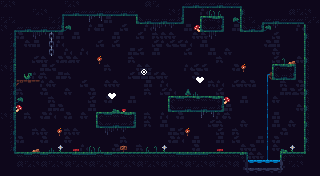

This game map was drawn from its Tiled (.tmx) file and the tilesets committed beside it. A one-line description and the trimmed map source follow:
An orthogonal 40x22 tile map with 8x8 px tiles, 12 tile layers (Bg, Lights, Sign, Bushes, ...), 3 tilesets.

<map version="1.10" tiledversion="1.11.2" orientation="orthogonal" renderorder="right-down" width="40" height="22" tilewidth="8" tileheight="8" infinite="0" nextlayerid="14" nextobjectid="1">
 <tileset firstgid="1" source="../adve/tiles.tsx" />
 <tileset firstgid="505" source="pressure_plate.tsx" />
 <tileset firstgid="508" source="1bitplatformer.tsx" />
 <layer id="3" name="Bg" width="40" height="22">
  <data>[880 cells, 880 non-empty, 20 distinct tile ids]</data>
 </layer>
 <layer id="5" name="Lights" width="40" height="22">
  <data>[880 cells, 4 non-empty, 1 distinct tile ids]</data>
 </layer>
 <layer id="6" name="Sign" width="40" height="22">
  <data>[880 cells, 1 non-empty, 1 distinct tile ids]</data>
 </layer>
 <layer id="2" name="Bushes" width="40" height="22">
  <data>[880 cells, 42 non-empty, 17 distinct tile ids]</data>
 </layer>
 <layer id="7" name="Pressure" width="40" height="22">
  <data>[880 cells, 2 non-empty, 1 distinct tile ids]</data>
 </layer>
 <layer id="8" name="Portal" width="40" height="22">
  <data>[880 cells, 1 non-empty, 1 distinct tile ids]</data>
 </layer>
 <layer id="1" name="Floor" width="40" height="22">
  <data>[880 cells, 318 non-empty, 36 distinct tile ids]</data>
 </layer>
 <layer id="4" name="Water" width="40" height="22">
  <data>[880 cells, 15 non-empty, 6 distinct tile ids]</data>
 </layer>
 <layer id="9" name="Lizard" width="40" height="22">
  <data>[880 cells, 1 non-empty, 1 distinct tile ids]</data>
 </layer>
 <layer id="10" name="Platform" width="40" height="22">
  <data>[880 cells, 3 non-empty, 3 distinct tile ids]</data>
 </layer>
 <group id="11" name="Spawner">
  <layer id="13" name="SpawnB" width="40" height="22">
   <data>[880 cells, 1 non-empty, 1 distinct tile ids]</data>
  </layer>
  <layer id="12" name="SpawnA" width="40" height="22">
   <data>[880 cells, 1 non-empty, 1 distinct tile ids]</data>
  </layer>
 </group>
</map>
